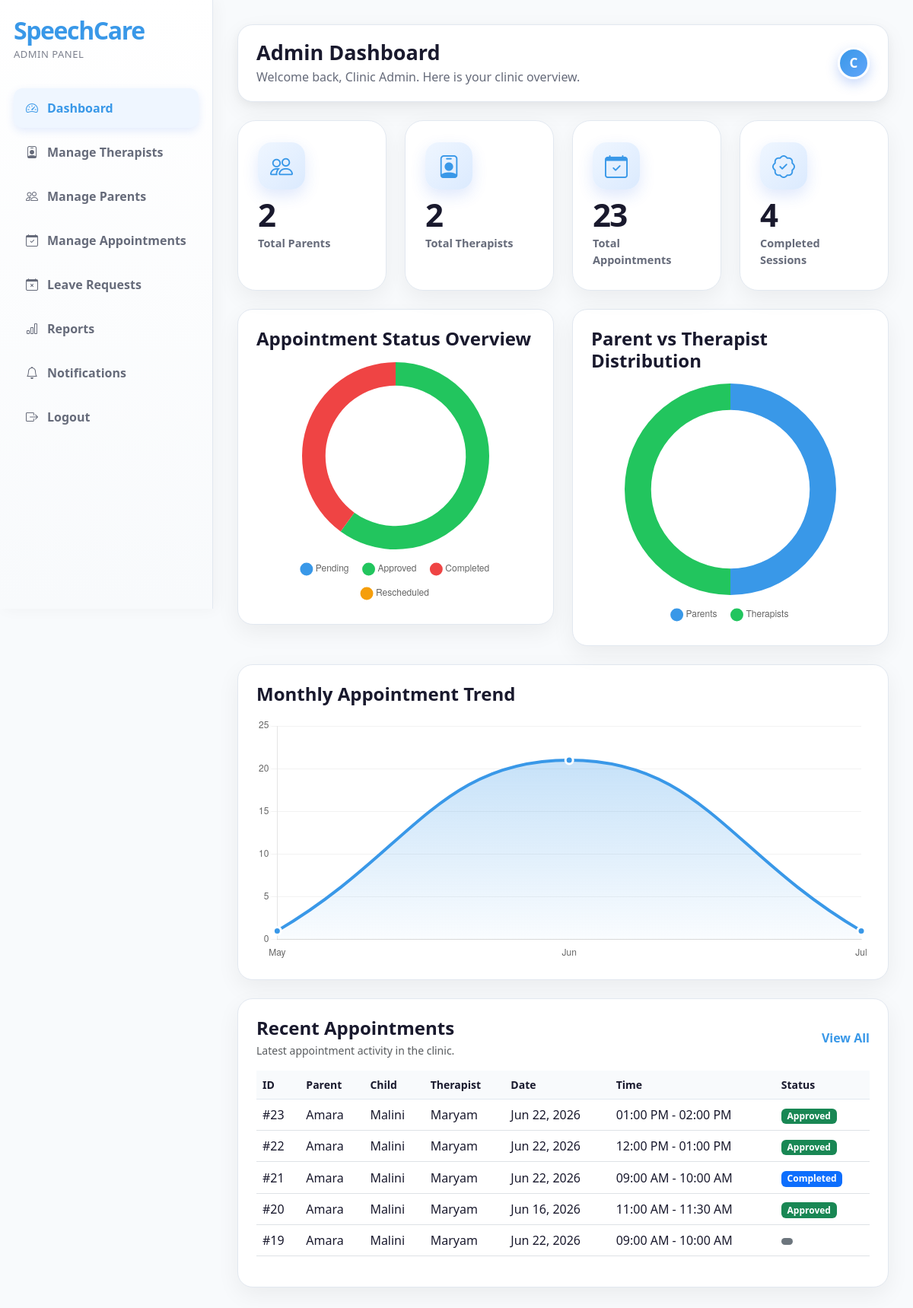
Page /admin/dashboard.php (signed in) on the committed database.
### tables this page shows
CREATE TABLE `appointments` (
  `appointment_id` int(11) NOT NULL,
  `parent_id` int(11) NOT NULL,
  `child_id` int(11) NOT NULL,
  `therapist_id` int(11) NOT NULL,
  `slot_id` int(11) NOT NULL,
  `appointment_date` date NOT NULL,
  `start_time` time NOT NULL,
  `end_time` time NOT NULL,
  `status` enum('pending','approved','rejected','completed','needs_rescheduling') DEFAULT 'pending',
  `parent_message` text DEFAULT NULL,
  `admin_note` text DEFAULT NULL,
  `rejection_reason` text DEFAULT NULL,
  `reschedule_reason` text DEFAULT NULL,
  `created_at` timestamp NOT NULL DEFAULT current_timestamp(),
  `updated_at` timestamp NOT NULL DEFAULT current_timestamp() ON UPDATE current_timestamp(),
  `parent_24hr_reminder_sent` tinyint(1) DEFAULT 0,
  `therapist_24hr_reminder_sent` tinyint(1) DEFAULT 0
);

CREATE TABLE `parents` (
  `parent_id` int(11) NOT NULL,
  `full_name` varchar(150) NOT NULL,
  `email` varchar(150) NOT NULL,
  `phone` varchar(30) NOT NULL,
  `address` text DEFAULT NULL,
  `password` varchar(255) NOT NULL,
  `status` enum('active','blocked') DEFAULT 'active',
  `created_at` timestamp NOT NULL DEFAULT current_timestamp(),
  `updated_at` timestamp NOT NULL DEFAULT current_timestamp() ON UPDATE current_timestamp()
);

CREATE TABLE `children` (
  `child_id` int(11) NOT NULL,
  `parent_id` int(11) NOT NULL,
  `child_name` varchar(150) NOT NULL,
  `age` int(11) NOT NULL,
  `gender` enum('male','female','other') NOT NULL,
  `speech_concern` text NOT NULL,
  `previous_therapy_history` text DEFAULT NULL,
  `additional_notes` text DEFAULT NULL,
  `created_at` timestamp NOT NULL DEFAULT current_timestamp(),
  `updated_at` timestamp NOT NULL DEFAULT current_timestamp() ON UPDATE current_timestamp()
);

CREATE TABLE `therapists` (
  `therapist_id` int(11) NOT NULL,
  `full_name` varchar(150) NOT NULL,
  `email` varchar(150) NOT NULL,
  `phone` varchar(30) NOT NULL,
  `qualification` varchar(150) NOT NULL,
  `specialization` varchar(150) NOT NULL,
  `experience` varchar(100) DEFAULT NULL,
  `password` varchar(255) DEFAULT NULL,
  `status` enum('active','inactive') DEFAULT 'active',
  `created_at` timestamp NOT NULL DEFAULT current_timestamp(),
  `updated_at` timestamp NOT NULL DEFAULT current_timestamp() ON UPDATE current_timestamp(),
  `reset_token` varchar(255) DEFAULT NULL,
  `token_expiry` datetime DEFAULT NULL
);

### includes/functions.php (called while the page is built, shortened)
<?php
function escapeOutput($data) {
    return htmlspecialchars($data ?? "", ENT_QUOTES, "UTF-8");
}
function formatDateNice($date) {
    return date("M d, Y", strtotime($date));
}
function formatTimeNice($time) {
    return date("h:i A", strtotime($time));
}
function getAppointmentStatusBadgeClass($status) {
    if ($status === "approved") {
        return "bg-success";
    }
    if ($status === "completed") {
        return "bg-primary";
    }
    return "bg-secondary";
}
function displayStatusText($status) {
    return ucwords(str_replace("_", " ", $status));
}
?>

### admin/dashboard.php (the view, shortened to what this page needs)
<?php
include "../includes/auth_admin.php";
include "../includes/functions.php";
$admin_name = $_SESSION["admin_name"] ?? "Admin";
$total_parents = mysqli_fetch_assoc(mysqli_query($conn, "SELECT COUNT(*) AS total FROM parents"))["total"];
$total_therapists = mysqli_fetch_assoc(mysqli_query($conn, "SELECT COUNT(*) AS total FROM therapists"))["total"];
$total_appointments = mysqli_fetch_assoc(mysqli_query($conn, "SELECT COUNT(*) AS total FROM appointments"))["total"];
$pending_appointments = mysqli_fetch_assoc(mysqli_query($conn, "SELECT COUNT(*) AS total FROM appointments WHERE status = 'pending'"))["total"];
$approved_appointments = mysqli_fetch_assoc(mysqli_query($conn, "SELECT COUNT(*) AS total FROM appointments WHERE status = 'approved'"))["total"];
$completed_appointments = mysqli_fetch_assoc(mysqli_query($conn, "SELECT COUNT(*) AS total FROM appointments WHERE status = 'completed'"))["total"];
$reschedule_appointments = mysqli_fetch_assoc(mysqli_query($conn, "SELECT COUNT(*) AS total FROM appointments WHERE status = 'needs_rescheduling'"))["total"];
$recent_sql = "SELECT
                    a.appointment_id,
                    a.appointment_date,
                    a.start_time,
                    a.end_time,
                    a.status,
                    p.full_name AS parent_name,
                    c.child_name,
                    t.full_name AS therapist_name
               FROM appointments a
               INNER JOIN parents p ON a.parent_id = p.parent_id
               INNER JOIN children c ON a.child_id = c.child_id
               INNER JOIN therapists t ON a.therapist_id = t.therapist_id
               ORDER BY a.created_at DESC
               LIMIT 5";
$recent_result = mysqli_query($conn, $recent_sql);
?>
<?php
$months = [];
$monthly_counts = [];
$trend_sql = "
SELECT
    DATE_FORMAT(appointment_date,'%b') AS month_name,
    COUNT(*) AS total
FROM appointments
WHERE appointment_date >= DATE_SUB(CURDATE(), INTERVAL 6 MONTH)
GROUP BY YEAR(appointment_date), MONTH(appointment_date)
ORDER BY YEAR(appointment_date), MONTH(appointment_date)
";
$trend_result = mysqli_query($conn, $trend_sql);
while($row = mysqli_fetch_assoc($trend_result)){
    $months[] = $row['month_name'];
    $monthly_counts[] = $row['total'];
}
?>
<!DOCTYPE html>
<html lang="en">
<head>
    <link href="https://cdn.jsdelivr.net/npm/bootstrap@5.3.3/dist/css/bootstrap.min.css" rel="stylesheet">
    <link href="https://cdn.jsdelivr.net/npm/bootstrap-icons@1.11.3/font/bootstrap-icons.css" rel="stylesheet">
    <link rel="stylesheet" href="../assets/css/dashboard.css">
</head>
<body>
<div class="dashboard-wrapper">
    <aside class="sidebar admin-sidebar">
        <div class="sidebar-logo">SpeechCare</div>
        <div class="sidebar-subtitle">Admin Panel</div>
        <nav class="sidebar-menu">
            <a href="dashboard.php" class="active"><i class="bi bi-speedometer2"></i> Dashboard</a>
            <a href="manage-therapists.php"><i class="bi bi-person-badge"></i> Manage Therapists</a>
            <a href="manage-parents.php"><i class="bi bi-people"></i> Manage Parents</a>
            <a href="manage-appointments.php"><i class="bi bi-calendar-check"></i> Manage Appointments</a>
            <a href="manage-leave-requests.php"><i class="bi bi-calendar-x"></i> Leave Requests</a>
            <a href="reports.php"><i class="bi bi-bar-chart"></i> Reports</a>
            <a href="notifications.php"><i class="bi bi-bell"></i> Notifications</a>
            <a href="../logout.php"><i class="bi bi-box-arrow-right"></i> Logout</a>
        </nav>
    </aside>
    <main class="main-content">
        <div class="top-bar d-flex justify-content-between align-items-center flex-wrap gap-3">
            <div>
                <h1 class="page-title">Admin Dashboard</h1>
                <p class="page-subtitle">Welcome back, <?php echo escapeOutput($admin_name); ?>. Here is your clinic overview.</p>
            </div>
            <div class="profile-circle">
                <?php echo strtoupper(substr($admin_name, 0, 1)); ?>
            </div>
        </div>
        <div class="row g-4 mb-4">
            <div class="col-xl-3 col-md-4 col-sm-6">
                <div class="stat-card">
                    <div class="stat-icon"><i class="bi bi-people"></i></div>
                    <div class="stat-number"><?php echo $total_parents; ?></div>
                    <div class="stat-label">Total Parents</div>
                </div>
            </div>
            <div class="col-xl-3 col-md-4 col-sm-6">
                <div class="stat-card">
                    <div class="stat-icon"><i class="bi bi-person-badge"></i></div>
                    <div class="stat-number"><?php echo $total_therapists; ?></div>
                    <div class="stat-label">Total Therapists</div>
                </div>
            </div>
            <div class="col-xl-3 col-md-4 col-sm-6">
                <div class="stat-card">
                    <div class="stat-icon"><i class="bi bi-calendar-check"></i></div>
                    <div class="stat-number"><?php echo $total_appointments; ?></div>
                    <div class="stat-label">Total Appointments</div>
                </div>
            </div>
            <div class="col-xl-3 col-md-4 col-sm-6">
                <div class="stat-card">
                    <div class="stat-icon"><i class="bi bi-patch-check"></i></div>
                    <div class="stat-number"><?php echo $completed_appointments; ?></div>
                    <div class="stat-label">Completed Sessions</div>
                </div>
            </div>
        </div>
<div class="row g-4 mb-4">
    <div class="col-lg-6">
        <div class="content-card">
            <h4 class="fw-bold mb-3">Appointment Status Overview</h4>
            <div class="chart-container">
                <canvas id="statusChart"></canvas>
            </div>
        </div>
    </div>
    <div class="col-lg-6">
        <div class="content-card">
            <h4 class="fw-bold mb-3">Parent vs Therapist Distribution</h4>
            <div class="chart-container">
                <canvas id="distributionChart"></canvas>
            </div>
        </div>
    </div>
</div>
<div class="content-card mb-4">
    <h4 class="fw-bold mb-3">Monthly Appointment Trend</h4>
    <div class="chart-container">
        <canvas id="trendChart"></canvas>
    </div>
</div>
        <div class="content-card">
            <div class="d-flex justify-content-between align-items-center flex-wrap gap-3 mb-3">
                <div>
                    <h4 class="fw-bold mb-1">Recent Appointments</h4>
                    <p class="text-muted small mb-0">Latest appointment activity in the clinic.</p>
                </div>
                <a href="manage-appointments.php" class="fw-bold text-decoration-none" style="color:#3998E8;">
                    View All
                </a>
            </div>
            <div class="table-responsive">
                <table class="table align-middle">
                    <thead>
                        <tr>
                            <th>ID</th>
                            <th>Parent</th>
                            <th>Child</th>
                            <th>Therapist</th>
                            <th>Date</th>
                            <th>Time</th>
                            <th>Status</th>
                        </tr>
                    </thead>
                    <tbody>
                        <?php if (mysqli_num_rows($recent_result) > 0) { ?>
                            <?php while ($row = mysqli_fetch_assoc($recent_result)) { ?>
                                <tr>
                                    <td>#<?php echo escapeOutput($row["appointment_id"]); ?></td>
                                    <td><?php echo escapeOutput($row["parent_name"]); ?></td>
                                    <td><?php echo escapeOutput($row["child_name"]); ?></td>
                                    <td><?php echo escapeOutput($row["therapist_name"]); ?></td>
                                    <td><?php echo formatDateNice($row["appointment_date"]); ?></td>
                                    <td>
                                        <?php echo formatTimeNice($row["start_time"]); ?>
                                        -
                                        <?php echo formatTimeNice($row["end_time"]); ?>
                                    </td>
                                    <td>
                                        <span class="badge <?php echo getAppointmentStatusBadgeClass($row["status"]); ?>">
                                            <?php echo displayStatusText($row["status"]); ?>
                                        </span>
                                    </td>
                                </tr>
                            <?php } ?>
                        <?php } ?>
                    </tbody>
                </table>
            </div>
        </div>
    </main>
</div>
<script>
new Chart(document.getElementById('statusChart'), {
    type: 'doughnut',
    data: {
        labels: ['Pending', 'Approved', 'Completed', 'Rescheduled'],
        datasets: [{
            data: [
                <?php echo $pending_appointments; ?>,
                <?php echo $approved_appointments; ?>,
                <?php echo $completed_appointments; ?>,
                <?php echo $reschedule_appointments; ?>
            ],
            backgroundColor: [
               '#3998E8',
                '#22C55E',
                '#EF4444',
                '#F59E0B'
            ],
            borderWidth: 0,
            hoverOffset: 12
        }]
    },
    options: {
        cutout: '75%',
        responsive: true,
        maintainAspectRatio: false,
        plugins: {
            legend: {
                position: 'bottom',
                labels: {
                    usePointStyle: true,
                    pointStyle: 'circle',
                    padding: 20
                }
            }
        }
    }
});
</script>
<script>
new Chart(document.getElementById('distributionChart'), {
    type: 'doughnut',
    data: {
        labels: ['Parents', 'Therapists'],
        datasets: [{
            data: [
                <?php echo $total_parents; ?>,
                <?php echo $total_therapists; ?>
            ],
            backgroundColor: [
                '#3998E8',
                '#22C55E'
            ],
            borderWidth: 0,
            hoverOffset: 12
        }]
    },
    options: {
        cutout: '75%',
        responsive: true,
        maintainAspectRatio: false,
        plugins: {
            legend: {
                position: 'bottom',
                labels: {
                    usePointStyle: true,
                    pointStyle: 'circle',
                    padding: 20
                }
            }
        }
    }
});
</script>
<script>
const ctx = document.getElementById('trendChart').getContext('2d');
const gradient = ctx.createLinearGradient(0, 0, 0, 300);
gradient.addColorStop(0, 'rgba(57,152,232,0.35)');
gradient.addColorStop(1, 'rgba(57,152,232,0.02)');
new Chart(document.getElementById('trendChart'), {
    type: 'line',
    data: {
        labels: <?php echo json_encode($months); ?>,
        datasets: [{
            data: <?php echo json_encode($monthly_counts); ?>,
            borderColor: '#3998E8',
            backgroundColor: gradient,
            fill: true,
            tension: 0.45,
            borderWidth: 4,
            pointRadius: 5,
            pointHoverRadius: 8,
            pointBackgroundColor: '#3998E8',
            pointBorderColor: '#fff',
            pointBorderWidth: 3
        }]
    },
    options: {
        responsive: true,
        maintainAspectRatio: false,
        plugins: {
            legend: {
                display: false
            }
        },
        scales: {
            x: {
                grid: {
                    display: false
                }
            },
            y: {
                beginAtZero: true,
                grid: {
                    color: 'rgba(0,0,0,0.05)'
                },
                ticks: {
                    precision: 0
                }
            }
        }
    }
});
</script>
</body>
</html>

### rows in the picture
appointments: appointment_id "23", parent.full_name "Amara", child.child_name "Malini", therapist.full_name "Maryam", appointment_date "Jun 22, 2026", start_time "01:00 PM", end_time "02:00 PM", status "Approved"
appointments: appointment_id "22", parent.full_name "Amara", child.child_name "Malini", therapist.full_name "Maryam", appointment_date "Jun 22, 2026", start_time "12:00 PM", end_time "01:00 PM", status "Approved"
appointments: appointment_id "21", parent.full_name "Amara", child.child_name "Malini", therapist.full_name "Maryam", appointment_date "Jun 22, 2026", start_time "09:00 AM", end_time "10:00 AM", status "Completed"
appointments: appointment_id "20", parent.full_name "Amara", child.child_name "Malini", therapist.full_name "Maryam", appointment_date "Jun 16, 2026", start_time "11:00 AM", end_time "11:30 AM", status "Approved"
appointments: appointment_id "19", parent.full_name "Amara", child.child_name "Malini", therapist.full_name "Maryam", appointment_date "Jun 22, 2026", start_time "09:00 AM", end_time "10:00 AM"

### other values in the picture
escapeOutput($admin_name) "Clinic Admin"
substr($admin_name, 0, 1) "C"
$total_parents "2"
$total_therapists "2"
$total_appointments "23"
$completed_appointments "4"
chart data {{ $pending_appointments }} 0
chart data {{ $approved_appointments }} 6
chart data {{ $completed_appointments }} 4
chart data {{ $reschedule_appointments }} 0
